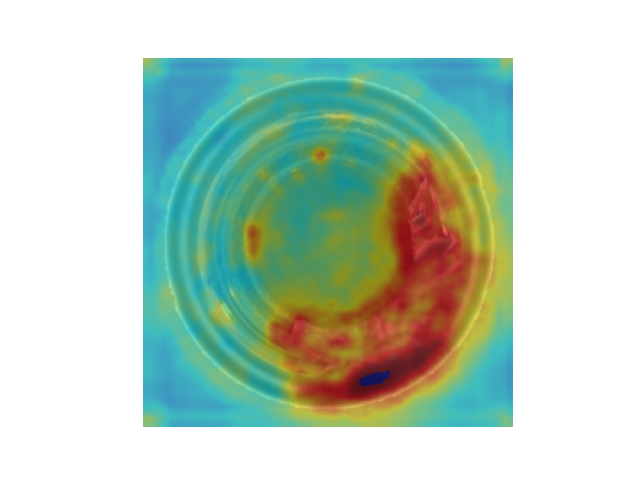
#> input picture with padding/anomaly_0.png, 640 x 480 px; its folder holds only this picture in this run
$ python padding_method.py
#> lines starting #> are read from the running program, lines starting #| are printed output that depends on the picture
#> in find_and_save, image is the input picture: shape (480, 640, 3); mean B, G, R 193.4, 208.4, 187.3
# [121 lines of commented-out code are left out]


import os
import cv2
import numpy as np

def remove_background(img):
    mask = np.zeros(img.shape[:2], np.uint8)

    # 设置前景和背景模型
    bgd_model = np.zeros((1, 65), np.float64)
    fgd_model = np.zeros((1, 65), np.float64)

    # 定义矩形ROI，注意这里的矩形ROI应该包含所有前景物体
    rect = (50, 50, img.shape[1]-50, img.shape[0]-50)
#> rect = (50, 50, 590, 430)

    # 执行 GrabCut 算法
    cv2.grabCut(img, mask, rect, bgd_model, fgd_model, 5, cv2.GC_INIT_WITH_RECT)

    # 提取前景和可能的前景
    mask2 = np.where((mask == 2) | (mask == 0), 0, 1).astype('uint8')
    result = img * mask2[:, :, np.newaxis]
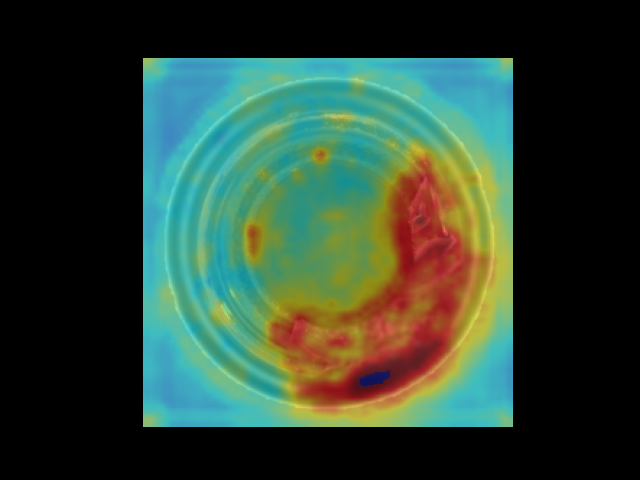
#> result: shape (480, 640, 3); mean B, G, R 51.7, 66.7, 45.6

    # 在原始背景部分填充检测到的物体周围的像素颜色
    result[mask2 == 0] = find_object_color(img, mask)

    return result

def find_object_color(img, mask):
    # 寻找物体的边界
    contours, _ = cv2.findContours(mask.copy(), cv2.RETR_EXTERNAL, cv2.CHAIN_APPROX_SIMPLE)
#> contours = [[[50, 50], [50, 479], [639, 479], [639, 50]]]

    # 计算物体的边界框
    x, y, w, h = cv2.boundingRect(contours[0])
#> x = 50; y = 50; w = 590; h = 430

    # 在物体周围取一个像素的区域，并返回区域内像素的平均颜色
    roi = img[y:y+h, x:x+w]
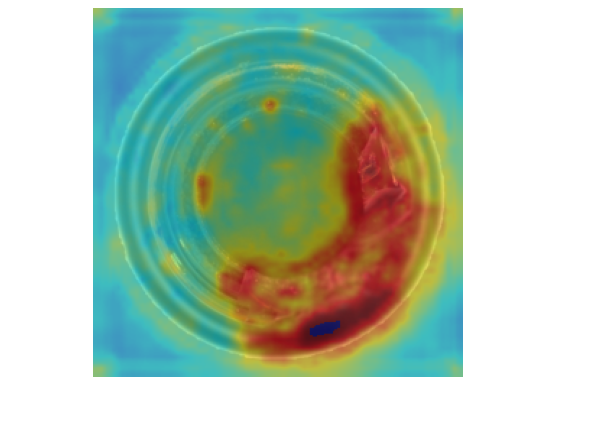
#> roi: shape (430, 590, 3); mean B, G, R 180.4, 198.5, 173
    color = np.mean(roi, axis=(0, 1)).astype(np.uint8)
#> color = [180, 198, 172]

    return color

def find_and_save(folder_path, save_path):
    if not os.path.exists(save_path):
        os.makedirs(save_path)

    for filename in os.listdir(folder_path):
        if filename.endswith(".jpg") or filename.endswith(".png"):
            image = cv2.imread(os.path.join(folder_path, filename))
            # 去除背景
            result = remove_background(image)
#> in remove_background, `result[mask2 == 0] = find_object_color(img, mask)`:
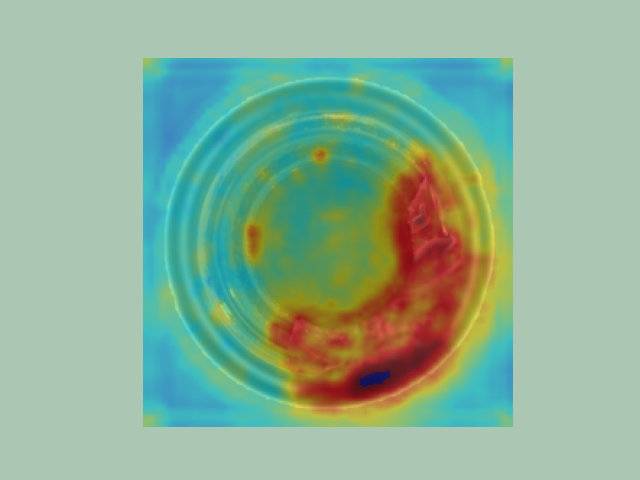
#> result: shape (480, 640, 3); mean B, G, R 151.7, 176.7, 141.2
            # 保存结果
            cv2.imwrite(os.path.join(save_path, filename), result)

folder_path = "./"
save_path = "./res"

find_and_save(folder_path, save_path)

print("Contour images saved successfully.")
